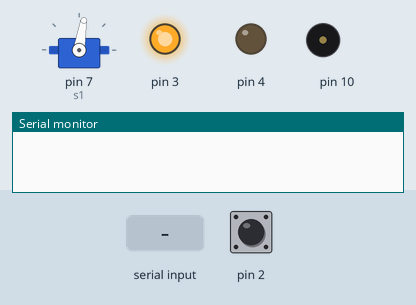
Recording of a sketch running on a simulated Arduino Uno, built with avr-gcc and run on an emulated ATmega328P. On the bench: servo, output pins drawn as LEDs (lit = HIGH), buzzer (waves = sounding), the last lines printed to the serial monitor. Dashed ring = blinking. Inputs (shaded band) come from the test bench; at power-on: pin 2 HIGH.

Above: at 1.25 s.
1.3 s: pin 2 pulled LOW for 0.15 s
At 2.5 s:
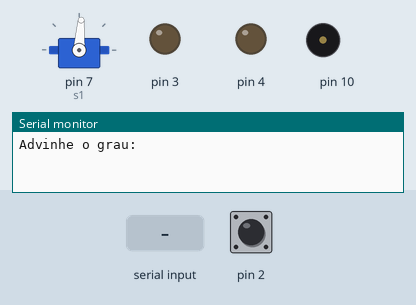
2.9 s: "90,45\n" received over Serial
At 3.02 s:
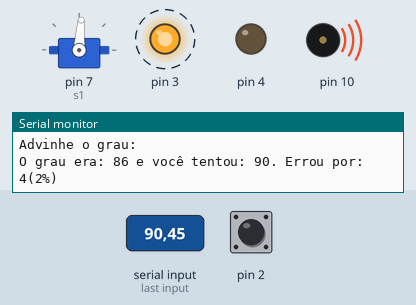
5.9 s: pin 2 pulled LOW for 1 s
At 6.5 s:
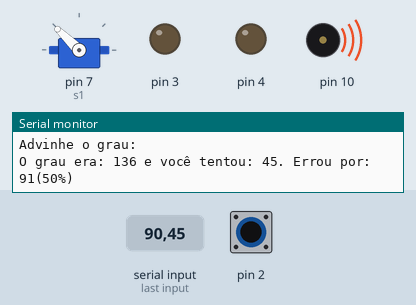
8.9 s: pin 2 pulled LOW for 0.15 s
At 10.5 s:
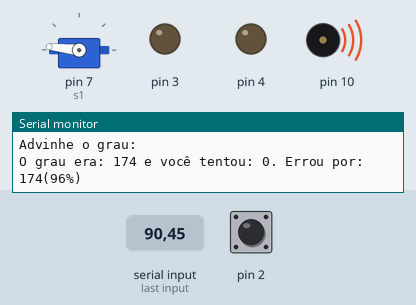
15.0 s: pin 2 pulled LOW for 3.2 s
At 16.4 s:
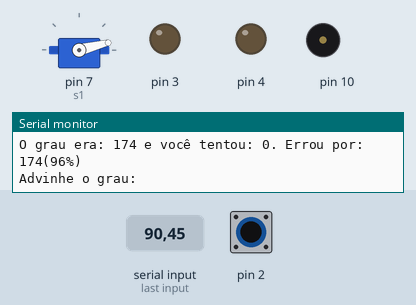
19.7 s: "30,150\n" received over Serial
At 19.82 s:
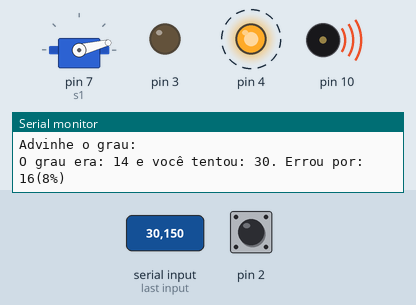
Timing chart, 0 to 23.7 s (numbered marks = the images above; inputs shaded):
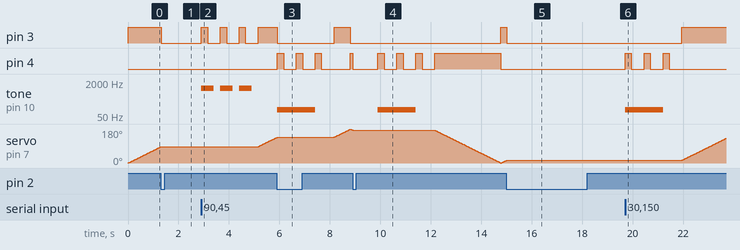

The sketch:

BET.ino
```cpp
#include <Servo.h>
Servo s1;
int i;
void setup() {
  // put your setup code here, to run once:
  s1.attach(7);
  pinMode(2, INPUT_PULLUP);
  pinMode(3, OUTPUT);
  pinMode(4, OUTPUT);
  pinMode(10, OUTPUT);
  Serial.begin(9600);
}

void loop() {
  // // put your main code here, to run repeatedly:
  for (i=0; i<180 ; i++) {
  digitalWrite(3, HIGH);
  digitalWrite(4, LOW);
  unidadeloop(i);
  }
  for (i=179; i>=0; i--) {
    digitalWrite(3, LOW);
    digitalWrite(4, HIGH);
    unidadeloop(i);
  }
}

void unidadeloop(int i){
    s1.write(i);
    delay(15);
    if(!digitalRead(2)){
      digitalWrite(4, LOW);
      digitalWrite(3, LOW);
      Serial.println("Advinhe o grau:");
      while(!Serial.available()){
          // faz nada de proposito
      }
      int grau = Serial.parseInt();
      int diff = abs(i - grau);
      int porc = (diff * 100) / 180;
      Serial.print("O grau era: ");
      Serial.print(i);
      Serial.print(" e você tentou: ");
      Serial.print(grau);
      Serial.print(". Errou por: ");
      Serial.print(diff);
      Serial.print("(");
      Serial.print(porc);
      Serial.println("%)");
      if (porc < 6){
          tone(10, 1000, 500);
          digitalWrite(3, HIGH);
          delay(250);
          digitalWrite(3, LOW);
          delay(500);
          tone(10, 1000, 500);
          digitalWrite(3, HIGH);
          delay(250);
          digitalWrite(3, LOW);
          delay(500);
          tone(10, 1000, 500);
          digitalWrite(3, HIGH);
          delay(250);
          digitalWrite(3, LOW);
          delay(500);
      }
    else{
      tone(10, 100, 1500);
      digitalWrite(4, HIGH);
      delay(250);
      digitalWrite(4, LOW);
      delay(500);
      digitalWrite(3, LOW);
      digitalWrite(4, HIGH);
      delay(250);
      digitalWrite(4, LOW);
      delay(500);
      digitalWrite(3, LOW);
      digitalWrite(4, HIGH);
      delay(250);
      digitalWrite(4, LOW);
      delay(500);

    }
    }

}
```

Measured:
- after the input at 1.3 s, pin 3: HIGH → LOW after 0.01 s instead of 1.4 s; pin 4: stays LOW (without the input it goes to HIGH after 1.4 s); servo on pin 7 (s1): goes on until 1.3 s, then stays 86°
- after the input at 2.9 s, pin 3: alternates HIGH for 0.25 s and LOW for 0.50 s, starting at once; tone on pin 10: alternates 1000 Hz for 0.50 s and silent for 0.25 s, starting at once; servo on pin 7 (s1): moves from 86° to 135° over 0.72 s, starting after 2.3 s
- after the input at 5.9 s, pin 3: HIGH → LOW after 0.01 s instead of 0.66 s; tone on pin 10: silent → 100 Hz at once, → silent 1.5 s later
- after the input at 8.9 s, tone on pin 10: silent → 100 Hz after 1.0 s, → silent 1.5 s later
- after the input at 15.0 s, pin 3: HIGH → LOW after 0.01 s instead of 2.5 s; pin 4: stays LOW (without the input it goes to HIGH after 2.5 s); servo on pin 7 (s1): goes on until 15.0 s, then stays 14°
- after the input at 19.7 s, pin 3: LOW → HIGH after 2.3 s; pin 4: alternates HIGH for 0.25 s and LOW for 0.50 s, 6 changes in all, then stays LOW, starting at once; tone on pin 10: silent → 100 Hz at once, → silent 1.5 s later; servo on pin 7 (s1): moves from 14° to 130° over 1.7 s, starting after 2.3 s
